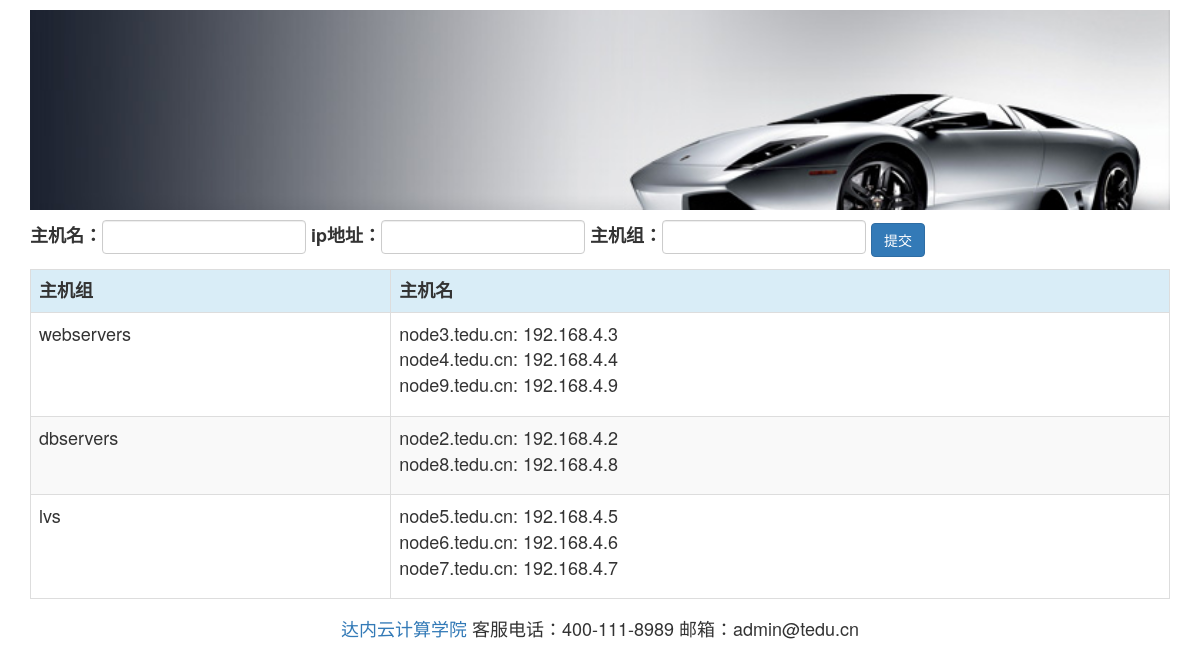
Screenshot of /webansi/addhosts/ with the database file from the repository.
### webansi/models.py (models this page shows, shortened)
class HostGroup(models.Model):
    group_name = models.CharField(max_length=30, unique=True)

class Host(models.Model):
    hostname = models.CharField(max_length=50, unique=True)
    ipaddr = models.CharField(max_length=15)
    hostgroup = models.ForeignKey(HostGroup, on_delete=models.CASCADE)

### webansi/views.py (the view)
def addhosts(request):
    if request.method == 'POST':
        group = request.POST.get('group')
        host = request.POST.get('host')
        ip = request.POST.get('ip')
        g = HostGroup.objects.get_or_create(group_name=group)[0]
        g.host_set.get_or_create(hostname=host, ipaddr=ip)
    groups = HostGroup.objects.all()
    return render(request, 'addhosts.html', {'groups': groups})

### webansi/templates/addhosts.html (shortened to what this page needs)
{% extends 'base.html' %}
{% load staticfiles %}
{% block content %}
    <div style="margin: 10px 0;">
        <form action="" role="form" method="post" class="form-inline">
            <div class="form-group">
                <label>主机名：<input type="text" class="form-control" name="host"></label>
            </div>
            <div class="form-group">
                <label>ip地址：<input type="text" class="form-control" name="ip"></label>
            </div>
            <div class="form-group">
                <label>主机组：<input type="text" class="form-control" name="group"></label>
            </div>
            <input type="submit" value="提交" class="btn btn-primary">
        </form>
    </div>
    <table class="table table-bordered table-striped table-hover">
        <tr class="info">
            <th>主机组</th>
            <th>主机名</th>
        </tr>
        {% for group in groups %}
            <tr>
                <td>{{ group.group_name }}</td>
                <td>
                    <ul class="list-unstyled">
                        {% for host in group.host_set.all %}
                            <li>{{ host.hostname }}: {{ host.ipaddr }}</li>
                        {% endfor %}
                    </ul>
                </td>
            </tr>
        {% endfor %}
    </table>
{% endblock %}

### rows the page displays
HostGroup: group_name "webservers"
Host: hostname "node3.tedu.cn", ipaddr "192.168.4.3"
Host: hostname "node4.tedu.cn", ipaddr "192.168.4.4"
Host: hostname "node9.tedu.cn", ipaddr "192.168.4.9"
HostGroup: group_name "dbservers"
Host: hostname "node2.tedu.cn", ipaddr "192.168.4.2"
Host: hostname "node8.tedu.cn", ipaddr "192.168.4.8"
HostGroup: group_name "lvs"
Host: hostname "node5.tedu.cn", ipaddr "192.168.4.5"
Host: hostname "node6.tedu.cn", ipaddr "192.168.4.6"
Host: hostname "node7.tedu.cn", ipaddr "192.168.4.7"
